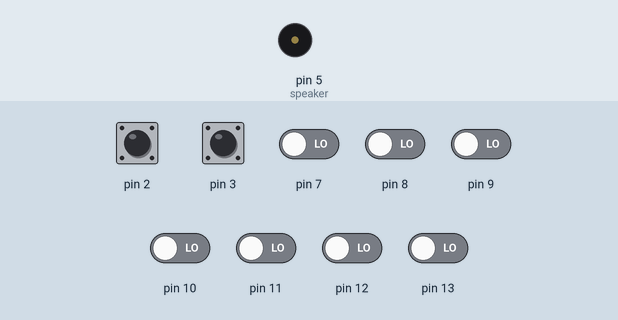
Bench run of a sketch on a simulated Arduino Uno, built with avr-gcc and run on an emulated ATmega328P. On the bench: buzzer (waves = sounding). Inputs (shaded band) come from the test bench; at power-on: pin 2, pin 3 HIGH, pin 7–13 LOW. EEPROM starts erased; what the sketch prints to the serial monitor is not drawn.

Above: at 1.2 s.
1.3 s: pin 7 driven HIGH
At 1.87 s:
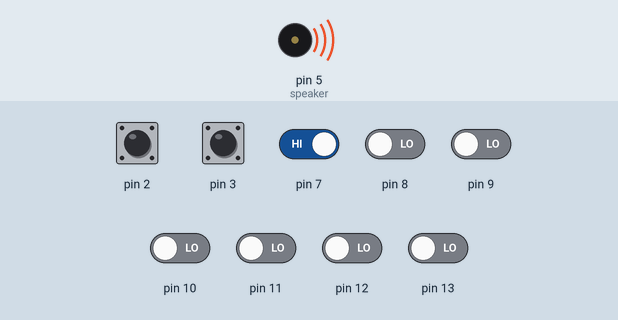
7.3 s: pin 7 driven LOW
At 8.0 s:
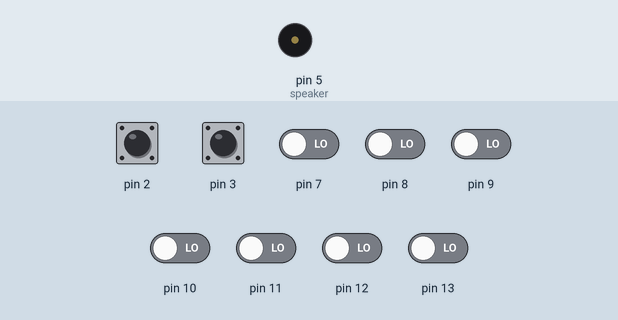
8.8 s: pin 8 driven HIGH
At 9.38 s:
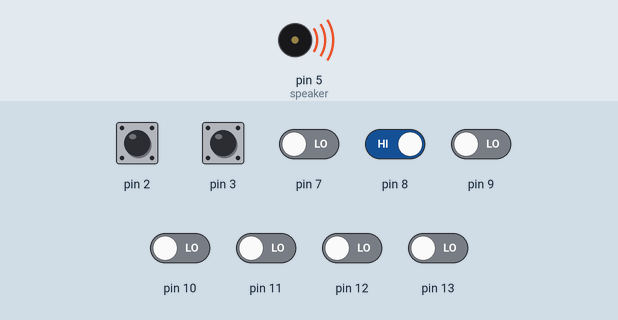
11.8 s: pin 2 pulsed LOW 2 times (0.12 s each, 0.3 s apart)
14.8 s: pin 2 driven LOW
Timing chart, 0 to 17.8 s (numbered marks = the images above; inputs shaded):
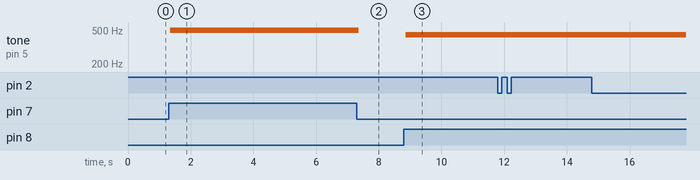

Measured:
- after the input at 1.3 s, tone on pin 5 (speaker): silent → 494 Hz after 0.05 s
- after the input at 7.3 s, tone on pin 5 (speaker): 494 Hz → silent after 0.06 s
- after the input at 8.8 s, tone on pin 5 (speaker): silent → 440 Hz after 0.06 s

The sketch:

Activity6.5.ino
```cpp
#include<EEPROM.h>
const int speaker = 5;
const int numtone = 7;
const int tones[7] = {261,294,330,349,392,440,494};
int state_tones;
int address_play_record;
int address = 0;
int scale_address;
boolean save=false;
boolean play=false;

volatile bool switchState = HIGH;
volatile bool lastSwitchState = HIGH;
volatile unsigned long lastDebounceTime = 0;
const unsigned long debounceDelay = 1;
void setup()
{
  Serial.begin(9600);
  pinMode(7,INPUT);
  pinMode(8,INPUT);
  pinMode(9,INPUT);
  pinMode(10,INPUT);
  pinMode(11,INPUT);
  pinMode(12,INPUT);
  pinMode(13,INPUT);
//  for(int i=0;i<numtone;i++){
  //  tone(speaker,tones[i]);
  //  delay(500);
  //}
  //noTone(speaker);
  attachInterrupt(0,record,FALLING);
  attachInterrupt(1,play_record,FALLING);
  EEPROM.put(0,address);
}

void loop()
{
  int sw1 = digitalRead(7);
  int sw2 = digitalRead(8);
  int sw3 = digitalRead(9);
  int sw4 = digitalRead(10);
  int sw5 = digitalRead(11);
  int sw6 = digitalRead(12);
  int sw7 = digitalRead(13);
// Serial.println(sw4);
 if(sw1){
    tone(speaker,tones[6]);
   if(save){
     address += 1;
     EEPROM.put(0,address);
     EEPROM.put(address,6);
     //Serial.println(address);
   }
 }
  else if(sw2){
    tone(speaker,tones[5]);
    if(save){
     address += 1;
     EEPROM.put(0,address);
     EEPROM.put(address,5);
     //Serial.println(address);
   }
  }
   else if(sw3){
    tone(speaker,tones[4]);
    if(save){
     address += 1;
     EEPROM.put(0,address);
     EEPROM.put(address,4);
   }
  }
  else if(sw4){
    tone(speaker,tones[3]);
    if(save){
     address += 1;
     EEPROM.put(0,address);
     EEPROM.put(address,3);
   }
  }
  else if(sw5){
    tone(speaker,tones[2]);
    if(save){
     address += 1;
     EEPROM.put(0,address);
     EEPROM.put(address,2);
   }
  }
  else if(sw6){
    tone(speaker,tones[1]);
    if(save){
     address += 1;
     EEPROM.put(0,address);
     EEPROM.put(address,1);
   }
  }
  else if(sw7){
    tone(speaker,tones[0]);
    if(save){
     address += 1;
     EEPROM.put(0,address);
     EEPROM.put(address,0);
   }
  }
  else{
    if(save){
     address += 1;
     EEPROM.put(0,address);
     EEPROM.put(address,8);
  }
  }
  if(play){
    //EEPROM.get(1,address_play_record);
    EEPROM.get(0,scale_address);
    Serial.println(scale_address);
   // Serial.println(EEPROM.read(0));
   // EEPROM.get(1,address_play_record);
   // Serial.println(EEPROM.read(1));
   // EEPROM.get(2,address_play_record);
    //Serial.println(EEPROM.read(2));

    for(int i=2;i<=scale_address;i++){
      //EEPROM.get(i,address_play_record);
      Serial.print(i);
      Serial.print("  ");
      Serial.println(EEPROM.read(i));
      if(EEPROM.read(i) == 8){
        noTone(speaker);
      }
      else{
        tone(speaker,tones[EEPROM.read(i)]);
      }
    delay(150);
    }
    play = false;
  }
  delay(150);
  noTone(speaker);

}

void record(){
    int reading = digitalRead(2);
  switchState = HIGH;
  // Check if the new reading is different from the last recorded state
  if (reading != lastSwitchState) {
    // Reset the debounce timer
    lastDebounceTime = millis();
  }

  // If the switch state has been stable for longer than the debounce delay
  if (millis() - lastDebounceTime > debounceDelay) {
    // Update the switch state only if it's different from the last recorded state
    if (reading != switchState) {
      switchState = reading;

      // Your code to respond to the switch state change goes here
      if (switchState == 0) {
        address = 0;
       save = !save;
      Serial.print("Mode record is ");
        Serial.println(save);
      }
    }
  }

  // Update lastSwitchState to the current reading for the next iteration
  lastSwitchState = reading;

}
void play_record(){
  if(save==false){
  play = !play;
  Serial.print("Mode play is ");
  Serial.println(play);
  }
}
```
